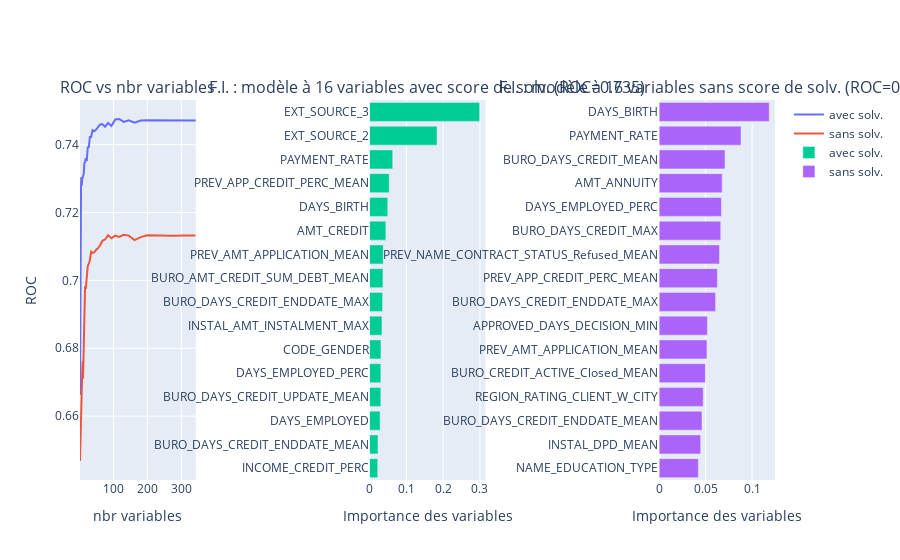

The cell this chart's notebook holds for it:
### Code cell
fig = make_subplots(
    rows=1, 
    cols=3, 
    horizontal_spacing=0.25, 
    subplot_titles=(
        "ROC vs nbr variables",
        "F.I. : modèle à 16 variables avec score de solv. (ROC=%.3f)" %(score_w_source), 
        "F.I. : modèle à 16 variables sans score de solv. (ROC=%.3f)" %(score_wo_source), 
        )
    )

score_series = pd.Series(scores).sort_index()
score_series_wo_source = pd.Series(scores_wo_source).sort_index()


fig.add_trace(go.Scatter(
    name='avec solv.',
    y=score_series, x=score_series.index,
), row=1, col=1)

fig.add_trace(go.Scatter(
    name='sans solv.',
    y=score_series_wo_source, x=score_series_wo_source.index,
), row=1, col=1)
fig.update_xaxes(title_text="nbr variables", row=1, col=1)
fig.update_yaxes(title_text="ROC", row=1, col=1)


fig.add_trace(go.Bar(
    name='avec solv.',
    x=fi_w_source, y=fi_w_source.index, orientation='h'
), row=1, col=2)
fig.update_xaxes(title_text="Importance des variables", row=1, col=2)

fig.add_trace(go.Bar(
    name='sans solv.',
    x=fi_wo_source, y=fi_wo_source.index, orientation='h', 
), row=1, col=3)
fig.update_xaxes(title_text="Importance des variables", row=1, col=3)
fig

### Figure 1 — Plotly figure (JSON) as saved in the notebook; plotly's stock layout.template omitted (floating-point values rounded to 4 significant figures)
{"data": [{"name": "avec solv.", "type": "scatter", "x": [1, 2, 3, 4, 5, 6, 7, 8, 9, 10, 12, 14, 16, 18, 21, 24, 27, 30, 34, 38, 43, 48, 54, 60, 67, 75, 84, 94, 105, 117, 130, 145, 162, 180, 201, 224, 249, 277, 308, 343], "xaxis": "x", "y": [0.6663, 0.7084, 0.7271, 0.7277, 0.7305, 0.7279, 0.7293, 0.73, 0.7306, 0.7304, 0.7314, 0.7347, 0.7349, 0.736, 0.7352, 0.7394, 0.7391, 0.7422, 0.7423, 0.7443, 0.7439, 0.7444, 0.7453, 0.7459, 0.7461, 0.7453, 0.7464, 0.7455, 0.7474, 0.7476, 0.7467, 0.7472, 0.7465, 0.7471, 0.7472, 0.7472, 0.7472, 0.7471, 0.7472, 0.7471], "yaxis": "y"}, {"name": "sans solv.", "type": "scatter", "x": [1, 2, 3, 4, 5, 6, 7, 8, 9, 10, 12, 14, 16, 18, 21, 24, 27, 30, 34, 38, 43, 48, 54, 60, 67, 75, 84, 94, 105, 117, 130, 145, 162, 180, 200, 223, 248, 276, 307, 342], "xaxis": "x", "y": [0.6468, 0.6527, 0.6547, 0.661, 0.6631, 0.6637, 0.6712, 0.674, 0.6761, 0.671, 0.6784, 0.6836, 0.6983, 0.6975, 0.7, 0.7043, 0.7049, 0.7059, 0.7084, 0.7081, 0.7082, 0.709, 0.7094, 0.7103, 0.7117, 0.712, 0.7133, 0.7124, 0.7132, 0.7128, 0.7134, 0.7132, 0.7119, 0.7127, 0.7133, 0.7132, 0.7132, 0.7131, 0.7133, 0.7132], "yaxis": "y"}, {"name": "avec solv.", "orientation": "h", "type": "bar", "x": [0.02215, 0.02281, 0.02859, 0.03044, 0.03055, 0.03086, 0.03359, 0.03527, 0.03635, 0.03702, 0.04428, 0.04943, 0.05334, 0.06278, 0.1834, 0.2992], "xaxis": "x2", "y": ["INCOME_CREDIT_PERC", "BURO_DAYS_CREDIT_ENDDATE_MEAN", "DAYS_EMPLOYED", "BURO_DAYS_CREDIT_UPDATE_MEAN", "DAYS_EMPLOYED_PERC", "CODE_GENDER", "INSTAL_AMT_INSTALMENT_MAX", "BURO_DAYS_CREDIT_ENDDATE_MAX", "BURO_AMT_CREDIT_SUM_DEBT_MEAN", "PREV_AMT_APPLICATION_MEAN", "AMT_CREDIT", "DAYS_BIRTH", "PREV_APP_CREDIT_PERC_MEAN", "PAYMENT_RATE", "EXT_SOURCE_2", "EXT_SOURCE_3"], "yaxis": "y2"}, {"name": "sans solv.", "orientation": "h", "type": "bar", "x": [0.04216, 0.04464, 0.0461, 0.04743, 0.0497, 0.05143, 0.05195, 0.06071, 0.06263, 0.06488, 0.06627, 0.06698, 0.0678, 0.07086, 0.08804, 0.1184], "xaxis": "x3", "y": ["NAME_EDUCATION_TYPE", "INSTAL_DPD_MEAN", "BURO_DAYS_CREDIT_ENDDATE_MEAN", "REGION_RATING_CLIENT_W_CITY", "BURO_CREDIT_ACTIVE_Closed_MEAN", "PREV_AMT_APPLICATION_MEAN", "APPROVED_DAYS_DECISION_MIN", "BURO_DAYS_CREDIT_ENDDATE_MAX", "PREV_APP_CREDIT_PERC_MEAN", "PREV_NAME_CONTRACT_STATUS_Refused_MEAN", "BURO_DAYS_CREDIT_MAX", "DAYS_EMPLOYED_PERC", "AMT_ANNUITY", "BURO_DAYS_CREDIT_MEAN", "PAYMENT_RATE", "DAYS_BIRTH"], "yaxis": "y3"}], "layout": {"annotations": [{"font": {"size": 16}, "showarrow": false, "text": "ROC vs nbr variables", "x": 0.08333, "xanchor": "center", "xref": "paper", "y": 1, "yanchor": "bottom", "yref": "paper"}, {"font": {"size": 16}, "showarrow": false, "text": "F.I. : modèle à 16 variables avec score de solv. (ROC=0.735)", "x": 0.5, "xanchor": "center", "xref": "paper", "y": 1, "yanchor": "bottom", "yref": "paper"}, {"font": {"size": 16}, "showarrow": false, "text": "F.I. : modèle à 16 variables sans score de solv. (ROC=0.698)", "x": 0.9167, "xanchor": "center", "xref": "paper", "y": 1, "yanchor": "bottom", "yref": "paper"}], "xaxis": {"anchor": "y", "domain": [0, 0.1667], "title": {"text": "nbr variables"}}, "xaxis2": {"anchor": "y2", "domain": [0.4167, 0.5833], "title": {"text": "Importance des variables"}}, "xaxis3": {"anchor": "y3", "domain": [0.8333, 1.0], "title": {"text": "Importance des variables"}}, "yaxis": {"anchor": "x", "domain": [0, 1], "title": {"text": "ROC"}}, "yaxis2": {"anchor": "x2", "domain": [0, 1]}, "yaxis3": {"anchor": "x3", "domain": [0, 1]}}}
